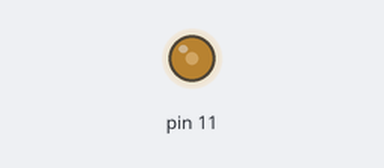
Recording of a sketch running on a simulated Arduino Uno, built with avr-gcc and run on an emulated ATmega328P. On the bench: output pins drawn as LEDs (lit = HIGH).

Above: at 0.05 s.
At 22.95 s:
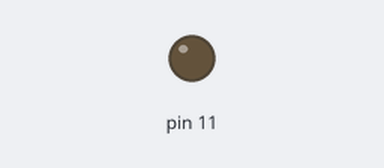
Timing chart, 0 to 29.9 s (numbered marks = the images above):
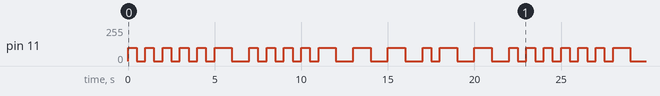

The sketch:

sketch_oct08a.ino
```cpp
void setup()
{
  pinMode(11,OUTPUT);
}

int range = 255;

void dot()
{
  analogWrite(11,100);
  delay(500);
  analogWrite(11,0);
  delay(500);
}
void dash()
{
  analogWrite(11,100);
  delay(1000);
  analogWrite(11,0);
  delay(1000);
}

void loop()
{

  dot();
  dot();
  dot();
  dot();

  dot();

  dash();
  dot();
  dot();
  dot();
  dot();
  dash();

  dash();
  dash();

  dot();
  dash();

  dash();
  dot();


}
```

Measured:
- by itself, pin 11: moves between 0/255 and 100/255, repeating every 23.0 s
